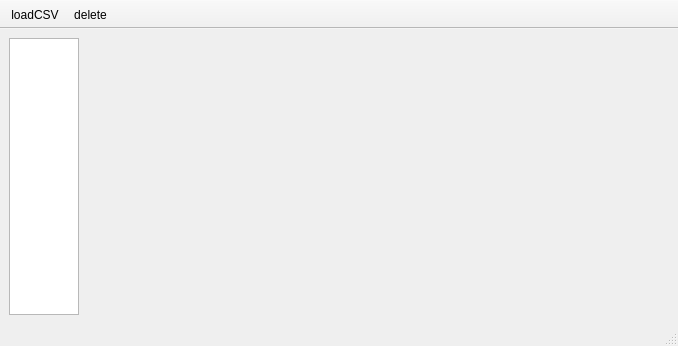
<?xml version="1.0" encoding="UTF-8"?>
<ui version="4.0">
 <class>MainWindowForm</class>
 <widget class="QMainWindow" name="MainWindowForm">
  <property name="geometry">
   <rect>
    <x>0</x>
    <y>0</y>
    <width>678</width>
    <height>346</height>
   </rect>
  </property>
  <property name="windowTitle">
   <string>MainWindow</string>
  </property>
  <widget class="QWidget" name="centralwidget">
   <layout class="QVBoxLayout" name="verticalLayout">
    <item>
     <layout class="QHBoxLayout" name="hLayout" stretch="1,10">
      <item>
       <widget class="QListWidget" name="listSymbol"/>
      </item>
      <item>
       <widget class="QWidget" name="tachart" native="true"/>
      </item>
     </layout>
    </item>
   </layout>
  </widget>
  <widget class="QMenuBar" name="menubar">
   <property name="geometry">
    <rect>
     <x>0</x>
     <y>0</y>
     <width>678</width>
     <height>29</height>
    </rect>
   </property>
  </widget>
  <widget class="QStatusBar" name="statusbar"/>
  <widget class="QToolBar" name="toolBar">
   <property name="windowTitle">
    <string>toolBar</string>
   </property>
   <property name="movable">
    <bool>false</bool>
   </property>
   <attribute name="toolBarArea">
    <enum>TopToolBarArea</enum>
   </attribute>
   <attribute name="toolBarBreak">
    <bool>false</bool>
   </attribute>
   <addaction name="actionCSV"/>
   <addaction name="actionDelete"/>
  </widget>
  <action name="actionCSV">
   <property name="text">
    <string>loadCSV</string>
   </property>
  </action>
  <action name="actionDelete">
   <property name="text">
    <string>delete</string>
   </property>
  </action>
 </widget>
 <resources/>
 <connections/>
</ui>
